Frame 1 (no input): blank canvas, image omitted
Frame 60 (the mouse pressed at the canvas centre just before this capture): blank canvas, image omitted
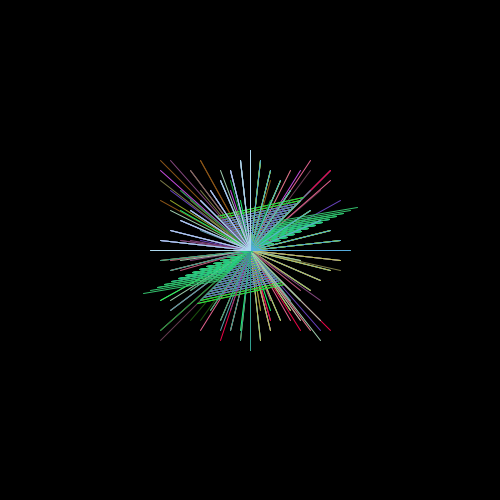
Frame 120 (the mouse held since frame 60 and released just before this capture)

The Processing sketch whose frames 1 and 60 were blank and that drew this single picture after the mouse press (run headless with seeded random() and noise(); from frame 60 on, the mouse is pressed at the canvas centre):

// Processing sketch: processing_91854
// ── processing_91854.pde

void setup(){
  size(500,500);
  background(0); 
}

void draw(){
  if (mousePressed){
  //  line(mouseX,mouseY,pmouseX,pmouseY);
    int zufall = (int)random(4);
    stroke((int)random(255),(int)random(255),(int)random(255));
    
    switch(zufall){
      case 1 :
        drawStar(mouseX,mouseY);
        break;
      case 2 :
        drawWings(mouseX,mouseY);
        break;
      case 3 :
        drawStar2(mouseX,mouseY);
        break;
    } 
  //  delay(50);
  } 
}


void drawStar(int x, int y){
  int lx;
  int ly;
  for (int i = 0; i< 10; i++){
    lx = (int)random(-10,10)*10;
    ly = (int)random(-10,10)*10;
    line(x,y,x+lx,y+ly);
  }
}

void drawWings(int x, int y){
  int i=0;
  int j=0;
  int anz = (int)random(40,100);
  int zufall = (int)random(3);
  
  switch(zufall){
      case 1 :
        while(i<=anz){
          line(x+j,y-j,x+2+i+j,y+2-i+j);
          line(x-j,y+j,x-2-i-j,y-2+i-j);
          i=i+5;
          j=j+2;
        }
        break;
      case 2 :
        while(i<=anz){
          line(x+j,y+j,x-2-i+j,y+2+i-j);
          line(x-j,y-j,x+2+i-j,y-2-i+j);
          i=i+5;
          j=j+2;
        }
        break;
    }
}

void drawStar2(int x, int y){
  int i = 100;
  int j = 0;
  int zufall = (int)random(5);
  
  switch(zufall){
      case 1 :
        while(i >= 0){
          line(x,y,x+i,y+j);
          i = i-10;
          j = j+10;
        }
        break;
      case 2 :
        while(i >= 0){
          line(x,y,x-i,y-j);
          i = i-10;
          j = j+10;
        }
        break;
      case 3 :
        while(i >= 0){
          line(x,y,x+i,y-j);
          i = i-10;
          j = j+10;
        }
        break;
       case 4 :
        while(i >= 0){
          line(x,y,x-i,y+j);
          i = i-10;
          j = j+10;
        }
        break;
   }
}
